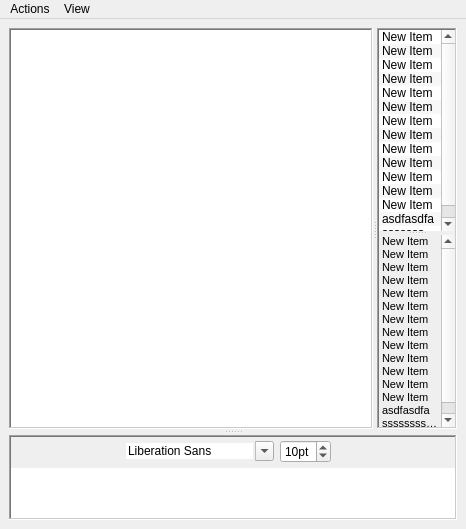
<?xml version="1.0" encoding="UTF-8"?>
<ui version="4.0">
 <class>w_chatwindow</class>
 <widget class="QMainWindow" name="w_chatwindow">
  <property name="geometry">
   <rect>
    <x>0</x>
    <y>0</y>
    <width>466</width>
    <height>529</height>
   </rect>
  </property>
  <property name="windowTitle">
   <string>MainWindow</string>
  </property>
  <widget class="QWidget" name="centralwidget">
   <layout class="QGridLayout" name="gridLayout_2">
    <item row="0" column="0">
     <widget class="QSplitter" name="splitter_2">
      <property name="frameShape">
       <enum>QFrame::NoFrame</enum>
      </property>
      <property name="frameShadow">
       <enum>QFrame::Sunken</enum>
      </property>
      <property name="lineWidth">
       <number>1</number>
      </property>
      <property name="orientation">
       <enum>Qt::Vertical</enum>
      </property>
      <property name="handleWidth">
       <number>6</number>
      </property>
      <property name="childrenCollapsible">
       <bool>false</bool>
      </property>
      <widget class="QFrame" name="w_chatframe">
       <property name="sizePolicy">
        <sizepolicy hsizetype="Preferred" vsizetype="Preferred">
         <horstretch>0</horstretch>
         <verstretch>100</verstretch>
        </sizepolicy>
       </property>
       <property name="frameShadow">
        <enum>QFrame::Raised</enum>
       </property>
       <property name="lineWidth">
        <number>0</number>
       </property>
       <layout class="QGridLayout" name="gridLayout">
        <property name="margin">
         <number>0</number>
        </property>
        <property name="spacing">
         <number>0</number>
        </property>
        <item row="0" column="0">
         <widget class="QSplitter" name="splitter_3">
          <property name="orientation">
           <enum>Qt::Horizontal</enum>
          </property>
          <widget class="QTextBrowser" name="convtext">
           <property name="enabled">
            <bool>true</bool>
           </property>
           <property name="sizePolicy">
            <sizepolicy hsizetype="Expanding" vsizetype="Expanding">
             <horstretch>100</horstretch>
             <verstretch>0</verstretch>
            </sizepolicy>
           </property>
           <property name="acceptDrops">
            <bool>false</bool>
           </property>
           <property name="frameShape">
            <enum>QFrame::WinPanel</enum>
           </property>
           <property name="frameShadow">
            <enum>QFrame::Sunken</enum>
           </property>
           <property name="lineWidth">
            <number>1</number>
           </property>
           <property name="midLineWidth">
            <number>0</number>
           </property>
           <property name="html">
            <string notr="true">&lt;!DOCTYPE HTML PUBLIC &quot;-//W3C//DTD HTML 4.0//EN&quot; &quot;http://www.w3.org/TR/REC-html40/strict.dtd&quot;&gt;
&lt;html&gt;&lt;head&gt;&lt;meta name=&quot;qrichtext&quot; content=&quot;1&quot; /&gt;&lt;style type=&quot;text/css&quot;&gt;
p, li { white-space: pre-wrap; }
&lt;/style&gt;&lt;/head&gt;&lt;body style=&quot; font-family:'Lucida Grande'; font-size:10pt; font-weight:400; font-style:normal;&quot;&gt;
&lt;p style=&quot;-qt-paragraph-type:empty; margin-top:0px; margin-bottom:0px; margin-left:0px; margin-right:0px; -qt-block-indent:0; text-indent:0px;&quot;&gt;&lt;/p&gt;&lt;/body&gt;&lt;/html&gt;</string>
           </property>
           <property name="openLinks">
            <bool>false</bool>
           </property>
          </widget>
          <widget class="QSplitter" name="userlists">
           <property name="sizePolicy">
            <sizepolicy hsizetype="Preferred" vsizetype="Expanding">
             <horstretch>1</horstretch>
             <verstretch>0</verstretch>
            </sizepolicy>
           </property>
           <property name="minimumSize">
            <size>
             <width>80</width>
             <height>0</height>
            </size>
           </property>
           <property name="maximumSize">
            <size>
             <width>16777215</width>
             <height>16777215</height>
            </size>
           </property>
           <property name="styleSheet">
            <string notr="true"/>
           </property>
           <property name="frameShape">
            <enum>QFrame::WinPanel</enum>
           </property>
           <property name="frameShadow">
            <enum>QFrame::Sunken</enum>
           </property>
           <property name="orientation">
            <enum>Qt::Vertical</enum>
           </property>
           <widget class="QListWidget" name="userlist">
            <property name="enabled">
             <bool>true</bool>
            </property>
            <property name="sizePolicy">
             <sizepolicy hsizetype="Expanding" vsizetype="Expanding">
              <horstretch>1</horstretch>
              <verstretch>100</verstretch>
             </sizepolicy>
            </property>
            <property name="font">
             <font>
              <pointsize>9</pointsize>
              <weight>50</weight>
              <italic>false</italic>
              <bold>false</bold>
              <strikeout>false</strikeout>
              <kerning>false</kerning>
             </font>
            </property>
            <property name="styleSheet">
             <string notr="true">::item {font-weight:bold; margin:0px;}

::item:selected { background-color:palette(highlight);
border: 1px solid black;
border-radius:3px;
font-weight:bold;
margin:2px;
}</string>
            </property>
            <property name="frameShape">
             <enum>QFrame::NoFrame</enum>
            </property>
            <property name="horizontalScrollBarPolicy">
             <enum>Qt::ScrollBarAlwaysOff</enum>
            </property>
            <property name="alternatingRowColors">
             <bool>true</bool>
            </property>
            <property name="spacing">
             <number>-1</number>
            </property>
            <property name="sortingEnabled">
             <bool>true</bool>
            </property>
            <item>
             <property name="text">
              <string>New Item</string>
             </property>
            </item>
            <item>
             <property name="text">
              <string>New Item</string>
             </property>
            </item>
            <item>
             <property name="text">
              <string>New Item</string>
             </property>
            </item>
            <item>
             <property name="text">
              <string>New Item</string>
             </property>
            </item>
            <item>
             <property name="text">
              <string>New Item</string>
             </property>
            </item>
            <item>
             <property name="text">
              <string>New Item</string>
             </property>
            </item>
            <item>
             <property name="text">
              <string>New Item</string>
             </property>
            </item>
            <item>
             <property name="text">
              <string>New Item</string>
             </property>
            </item>
            <item>
             <property name="text">
              <string>New Item</string>
             </property>
            </item>
            <item>
             <property name="text">
              <string>New Item</string>
             </property>
            </item>
            <item>
             <property name="text">
              <string>New Item</string>
             </property>
            </item>
            <item>
             <property name="text">
              <string>New Item</string>
             </property>
            </item>
            <item>
             <property name="text">
              <string>New Item</string>
             </property>
            </item>
            <item>
             <property name="text">
              <string>asdfasdfa</string>
             </property>
            </item>
            <item>
             <property name="text">
              <string>sssssssssssssssssssssssssssssssssssssssssssssssssssssssss</string>
             </property>
            </item>
           </widget>
           <widget class="QListWidget" name="ignorelist">
            <property name="enabled">
             <bool>true</bool>
            </property>
            <property name="sizePolicy">
             <sizepolicy hsizetype="Expanding" vsizetype="Expanding">
              <horstretch>1</horstretch>
              <verstretch>0</verstretch>
             </sizepolicy>
            </property>
            <property name="font">
             <font>
              <pointsize>8</pointsize>
              <weight>50</weight>
              <italic>false</italic>
              <bold>false</bold>
              <strikeout>false</strikeout>
              <kerning>true</kerning>
             </font>
            </property>
            <property name="styleSheet">
             <string notr="true">QAbstractItemView {background-color:palette(window);}

::item:selected {
background-color: palette(base);
border: 1px solid palette(dark);
border-radius:5px;
margin:2px;
}</string>
            </property>
            <property name="frameShape">
             <enum>QFrame::NoFrame</enum>
            </property>
            <property name="horizontalScrollBarPolicy">
             <enum>Qt::ScrollBarAlwaysOff</enum>
            </property>
            <property name="alternatingRowColors">
             <bool>false</bool>
            </property>
            <property name="spacing">
             <number>-2</number>
            </property>
            <property name="viewMode">
             <enum>QListView::ListMode</enum>
            </property>
            <property name="wordWrap">
             <bool>false</bool>
            </property>
            <property name="sortingEnabled">
             <bool>true</bool>
            </property>
            <item>
             <property name="text">
              <string>New Item</string>
             </property>
            </item>
            <item>
             <property name="text">
              <string>New Item</string>
             </property>
            </item>
            <item>
             <property name="text">
              <string>New Item</string>
             </property>
            </item>
            <item>
             <property name="text">
              <string>New Item</string>
             </property>
            </item>
            <item>
             <property name="text">
              <string>New Item</string>
             </property>
            </item>
            <item>
             <property name="text">
              <string>New Item</string>
             </property>
            </item>
            <item>
             <property name="text">
              <string>New Item</string>
             </property>
            </item>
            <item>
             <property name="text">
              <string>New Item</string>
             </property>
            </item>
            <item>
             <property name="text">
              <string>New Item</string>
             </property>
            </item>
            <item>
             <property name="text">
              <string>New Item</string>
             </property>
            </item>
            <item>
             <property name="text">
              <string>New Item</string>
             </property>
            </item>
            <item>
             <property name="text">
              <string>New Item</string>
             </property>
            </item>
            <item>
             <property name="text">
              <string>New Item</string>
             </property>
            </item>
            <item>
             <property name="text">
              <string>asdfasdfa</string>
             </property>
            </item>
            <item>
             <property name="text">
              <string>sssssssssssssssssssssssssssssssssssssssssssssssssssssssss</string>
             </property>
            </item>
           </widget>
          </widget>
         </widget>
        </item>
       </layout>
      </widget>
      <widget class="QFrame" name="w_inputframe_2">
       <property name="sizePolicy">
        <sizepolicy hsizetype="Preferred" vsizetype="Preferred">
         <horstretch>0</horstretch>
         <verstretch>1</verstretch>
        </sizepolicy>
       </property>
       <property name="frameShape">
        <enum>QFrame::WinPanel</enum>
       </property>
       <property name="frameShadow">
        <enum>QFrame::Sunken</enum>
       </property>
       <property name="lineWidth">
        <number>1</number>
       </property>
       <property name="midLineWidth">
        <number>0</number>
       </property>
       <layout class="QVBoxLayout" name="w_inputframe">
        <property name="spacing">
         <number>3</number>
        </property>
        <property name="margin">
         <number>0</number>
        </property>
        <item>
         <widget class="QFrame" name="w_formatframe">
          <property name="sizePolicy">
           <sizepolicy hsizetype="Preferred" vsizetype="Fixed">
            <horstretch>0</horstretch>
            <verstretch>0</verstretch>
           </sizepolicy>
          </property>
          <property name="frameShape">
           <enum>QFrame::NoFrame</enum>
          </property>
          <property name="frameShadow">
           <enum>QFrame::Sunken</enum>
          </property>
          <layout class="QGridLayout" name="gridLayout_3">
           <property name="leftMargin">
            <number>5</number>
           </property>
           <property name="topMargin">
            <number>1</number>
           </property>
           <property name="rightMargin">
            <number>5</number>
           </property>
           <property name="bottomMargin">
            <number>0</number>
           </property>
           <item row="0" column="8">
            <widget class="QFontComboBox" name="font">
             <property name="sizePolicy">
              <sizepolicy hsizetype="Minimum" vsizetype="Fixed">
               <horstretch>0</horstretch>
               <verstretch>0</verstretch>
              </sizepolicy>
             </property>
             <property name="minimumSize">
              <size>
               <width>0</width>
               <height>0</height>
              </size>
             </property>
             <property name="maximumSize">
              <size>
               <width>150</width>
               <height>16777215</height>
              </size>
             </property>
             <property name="font">
              <font>
               <weight>50</weight>
               <bold>false</bold>
               <kerning>true</kerning>
              </font>
             </property>
             <property name="frame">
              <bool>false</bool>
             </property>
            </widget>
           </item>
           <item row="0" column="10">
            <spacer name="horizontalSpacer">
             <property name="orientation">
              <enum>Qt::Horizontal</enum>
             </property>
             <property name="sizeType">
              <enum>QSizePolicy::Expanding</enum>
             </property>
             <property name="sizeHint" stdset="0">
              <size>
               <width>0</width>
               <height>0</height>
              </size>
             </property>
            </spacer>
           </item>
           <item row="0" column="9">
            <widget class="QSpinBox" name="fontsize">
             <property name="suffix">
              <string>pt</string>
             </property>
             <property name="minimum">
              <number>6</number>
             </property>
             <property name="maximum">
              <number>48</number>
             </property>
             <property name="value">
              <number>10</number>
             </property>
            </widget>
           </item>
           <item row="0" column="5">
            <widget class="QFrame" name="format_button_frame">
             <property name="styleSheet">
              <string notr="true">:open { background-color:palette(dark); 
border-top: 2px inset rgba(0,0,0,130);
border-left: 2px inset rgba(0,0,0,130);
border-radius:3px;

margin-right:2px;
margin-top:2px;
margin-bottom:2px
}</string>
             </property>
             <property name="frameShape">
              <enum>QFrame::NoFrame</enum>
             </property>
             <property name="frameShadow">
              <enum>QFrame::Plain</enum>
             </property>
             <property name="lineWidth">
              <number>1</number>
             </property>
             <property name="midLineWidth">
              <number>0</number>
             </property>
             <layout class="QHBoxLayout" name="horizontalLayout">
              <property name="spacing">
               <number>0</number>
              </property>
              <property name="margin">
               <number>0</number>
              </property>
              <item>
               <widget class="QPushButton" name="bold">
                <property name="enabled">
                 <bool>true</bool>
                </property>
                <property name="sizePolicy">
                 <sizepolicy hsizetype="Fixed" vsizetype="Fixed">
                  <horstretch>0</horstretch>
                  <verstretch>0</verstretch>
                 </sizepolicy>
                </property>
                <property name="maximumSize">
                 <size>
                  <width>24</width>
                  <height>27</height>
                 </size>
                </property>
                <property name="focusPolicy">
                 <enum>Qt::NoFocus</enum>
                </property>
                <property name="icon">
                 <iconset resource="resources.qrc">
                  <normaloff>:/icons/icons/format-text-bold.png</normaloff>:/icons/icons/format-text-bold.png</iconset>
                </property>
                <property name="shortcut">
                 <string>Ctrl+B</string>
                </property>
                <property name="checkable">
                 <bool>true</bool>
                </property>
                <property name="checked">
                 <bool>false</bool>
                </property>
                <property name="flat">
                 <bool>true</bool>
                </property>
               </widget>
              </item>
              <item>
               <widget class="QPushButton" name="italic">
                <property name="enabled">
                 <bool>true</bool>
                </property>
                <property name="maximumSize">
                 <size>
                  <width>24</width>
                  <height>27</height>
                 </size>
                </property>
                <property name="focusPolicy">
                 <enum>Qt::NoFocus</enum>
                </property>
                <property name="text">
                 <string/>
                </property>
                <property name="icon">
                 <iconset resource="resources.qrc">
                  <normaloff>:/icons/icons/format-text-italic.png</normaloff>:/icons/icons/format-text-italic.png</iconset>
                </property>
                <property name="iconSize">
                 <size>
                  <width>24</width>
                  <height>24</height>
                 </size>
                </property>
                <property name="shortcut">
                 <string>Ctrl+I</string>
                </property>
                <property name="checkable">
                 <bool>true</bool>
                </property>
                <property name="checked">
                 <bool>false</bool>
                </property>
                <property name="flat">
                 <bool>true</bool>
                </property>
               </widget>
              </item>
              <item>
               <widget class="QPushButton" name="underline">
                <property name="enabled">
                 <bool>true</bool>
                </property>
                <property name="sizePolicy">
                 <sizepolicy hsizetype="Fixed" vsizetype="Fixed">
                  <horstretch>0</horstretch>
                  <verstretch>0</verstretch>
                 </sizepolicy>
                </property>
                <property name="maximumSize">
                 <size>
                  <width>24</width>
                  <height>27</height>
                 </size>
                </property>
                <property name="focusPolicy">
                 <enum>Qt::NoFocus</enum>
                </property>
                <property name="styleSheet">
                 <string notr="true"/>
                </property>
                <property name="text">
                 <string/>
                </property>
                <property name="icon">
                 <iconset resource="resources.qrc">
                  <normaloff>:/icons/icons/format-text-underline.png</normaloff>:/icons/icons/format-text-underline.png</iconset>
                </property>
                <property name="iconSize">
                 <size>
                  <width>24</width>
                  <height>24</height>
                 </size>
                </property>
                <property name="shortcut">
                 <string>Ctrl+U</string>
                </property>
                <property name="checkable">
                 <bool>true</bool>
                </property>
                <property name="checked">
                 <bool>false</bool>
                </property>
                <property name="flat">
                 <bool>true</bool>
                </property>
               </widget>
              </item>
             </layout>
            </widget>
           </item>
           <item row="0" column="7">
            <widget class="QToolButton" name="fg_color">
             <property name="minimumSize">
              <size>
               <width>16</width>
               <height>24</height>
              </size>
             </property>
             <property name="maximumSize">
              <size>
               <width>24</width>
               <height>27</height>
              </size>
             </property>
             <property name="styleSheet">
              <string notr="true"/>
             </property>
             <property name="text">
              <string/>
             </property>
             <property name="iconSize">
              <size>
               <width>24</width>
               <height>24</height>
              </size>
             </property>
             <property name="autoRaise">
              <bool>true</bool>
             </property>
            </widget>
           </item>
          </layout>
         </widget>
        </item>
        <item>
         <widget class="QTextEdit" name="input">
          <property name="sizePolicy">
           <sizepolicy hsizetype="Preferred" vsizetype="Ignored">
            <horstretch>0</horstretch>
            <verstretch>1</verstretch>
           </sizepolicy>
          </property>
          <property name="minimumSize">
           <size>
            <width>0</width>
            <height>50</height>
           </size>
          </property>
          <property name="maximumSize">
           <size>
            <width>16777215</width>
            <height>1000</height>
           </size>
          </property>
          <property name="sizeIncrement">
           <size>
            <width>1</width>
            <height>1</height>
           </size>
          </property>
          <property name="frameShape">
           <enum>QFrame::NoFrame</enum>
          </property>
          <property name="lineWidth">
           <number>10</number>
          </property>
          <property name="midLineWidth">
           <number>10</number>
          </property>
          <property name="html">
           <string>&lt;!DOCTYPE HTML PUBLIC &quot;-//W3C//DTD HTML 4.0//EN&quot; &quot;http://www.w3.org/TR/REC-html40/strict.dtd&quot;&gt;
&lt;html&gt;&lt;head&gt;&lt;meta name=&quot;qrichtext&quot; content=&quot;1&quot; /&gt;&lt;style type=&quot;text/css&quot;&gt;
p, li { white-space: pre-wrap; }
&lt;/style&gt;&lt;/head&gt;&lt;body style=&quot; font-family:'Lucida Grande'; font-size:10pt; font-weight:400; font-style:normal;&quot;&gt;
&lt;p style=&quot;-qt-paragraph-type:empty; margin-top:0px; margin-bottom:0px; margin-left:0px; margin-right:0px; -qt-block-indent:0; text-indent:0px;&quot;&gt;&lt;/p&gt;&lt;/body&gt;&lt;/html&gt;</string>
          </property>
          <property name="acceptRichText">
           <bool>true</bool>
          </property>
          <property name="textInteractionFlags">
           <set>Qt::LinksAccessibleByKeyboard|Qt::LinksAccessibleByMouse|Qt::TextBrowserInteraction|Qt::TextEditable|Qt::TextEditorInteraction|Qt::TextSelectableByKeyboard|Qt::TextSelectableByMouse</set>
          </property>
         </widget>
        </item>
       </layout>
      </widget>
     </widget>
    </item>
   </layout>
  </widget>
  <widget class="QMenuBar" name="menubar">
   <property name="geometry">
    <rect>
     <x>0</x>
     <y>0</y>
     <width>466</width>
     <height>29</height>
    </rect>
   </property>
   <widget class="QMenu" name="menuView">
    <property name="title">
     <string>View</string>
    </property>
    <addaction name="actionShow_Formatting_Toolbox"/>
    <addaction name="actionTimestamps"/>
   </widget>
   <widget class="QMenu" name="menuActions">
    <property name="title">
     <string>Actions</string>
    </property>
    <addaction name="actionShow_Backlog"/>
    <addaction name="actionClose"/>
   </widget>
   <addaction name="menuActions"/>
   <addaction name="menuView"/>
  </widget>
  <action name="actionShow_Formatting_Toolbox">
   <property name="checkable">
    <bool>true</bool>
   </property>
   <property name="checked">
    <bool>true</bool>
   </property>
   <property name="icon">
    <iconset resource="resources.qrc">
     <normaloff>:/icons/icons/format-text-subscript.png</normaloff>:/icons/icons/format-text-subscript.png</iconset>
   </property>
   <property name="text">
    <string>Formatting Toolbox</string>
   </property>
   <property name="shortcut">
    <string>Ctrl+Shift+F</string>
   </property>
  </action>
  <action name="actionShow_User_List">
   <property name="checkable">
    <bool>true</bool>
   </property>
   <property name="checked">
    <bool>true</bool>
   </property>
   <property name="icon">
    <iconset resource="resources.qrc">
     <normaloff>:/icons/icons/format-list-unordered.png</normaloff>:/icons/icons/format-list-unordered.png</iconset>
   </property>
   <property name="text">
    <string>User List</string>
   </property>
  </action>
  <action name="actionShow_Backlog">
   <property name="icon">
    <iconset resource="resources.qrc">
     <normaloff>:/icons/icons/text-x-log.png</normaloff>:/icons/icons/text-x-log.png</iconset>
   </property>
   <property name="text">
    <string>Show Backlog</string>
   </property>
  </action>
  <action name="actionClose">
   <property name="icon">
    <iconset resource="resources.qrc">
     <normaloff>:/icons/icons/application-exit.png</normaloff>:/icons/icons/application-exit.png</iconset>
   </property>
   <property name="text">
    <string>Close</string>
   </property>
   <property name="shortcut">
    <string>Ctrl+W</string>
   </property>
  </action>
  <action name="actionLeave">
   <property name="icon">
    <iconset resource="resources.qrc">
     <normaloff>:/icons/icons/log-out.png</normaloff>:/icons/icons/log-out.png</iconset>
   </property>
   <property name="text">
    <string>Leave</string>
   </property>
  </action>
  <action name="actionTimestamps">
   <property name="checkable">
    <bool>true</bool>
   </property>
   <property name="icon">
    <iconset resource="resources.qrc">
     <normaloff>:/icons/icons/clock.png</normaloff>:/icons/icons/clock.png</iconset>
   </property>
   <property name="text">
    <string>Timestamps</string>
   </property>
  </action>
  <action name="actionShow_Ignore_List">
   <property name="checkable">
    <bool>true</bool>
   </property>
   <property name="icon">
    <iconset resource="resources.qrc">
     <normaloff>:/icons/res/16x16/actions/dialog-cancel.png</normaloff>:/icons/res/16x16/actions/dialog-cancel.png</iconset>
   </property>
   <property name="text">
    <string>Ignore List</string>
   </property>
  </action>
  <action name="actionShow_Join_Leave">
   <property name="checkable">
    <bool>true</bool>
   </property>
   <property name="icon">
    <iconset resource="resources.qrc">
     <normaloff>:/icons/icons/info.png</normaloff>:/icons/icons/info.png</iconset>
   </property>
   <property name="text">
    <string>Show Join/Leave</string>
   </property>
  </action>
 </widget>
 <resources>
  <include location="resources.qrc"/>
 </resources>
 <connections>
  <connection>
   <sender>font</sender>
   <signal>currentFontChanged(QFont)</signal>
   <receiver>input</receiver>
   <slot>setCurrentFont(QFont)</slot>
   <hints>
    <hint type="sourcelabel">
     <x>288</x>
     <y>661</y>
    </hint>
    <hint type="destinationlabel">
     <x>329</x>
     <y>779</y>
    </hint>
   </hints>
  </connection>
  <connection>
   <sender>actionShow_Formatting_Toolbox</sender>
   <signal>toggled(bool)</signal>
   <receiver>w_formatframe</receiver>
   <slot>setVisible(bool)</slot>
   <hints>
    <hint type="sourcelabel">
     <x>-1</x>
     <y>-1</y>
    </hint>
    <hint type="destinationlabel">
     <x>365</x>
     <y>661</y>
    </hint>
   </hints>
  </connection>
  <connection>
   <sender>actionShow_User_List</sender>
   <signal>toggled(bool)</signal>
   <receiver>userlists</receiver>
   <slot>setVisible(bool)</slot>
   <hints>
    <hint type="sourcelabel">
     <x>-1</x>
     <y>-1</y>
    </hint>
    <hint type="destinationlabel">
     <x>507</x>
     <y>312</y>
    </hint>
   </hints>
  </connection>
  <connection>
   <sender>actionClose</sender>
   <signal>activated()</signal>
   <receiver>w_chatwindow</receiver>
   <slot>close()</slot>
   <hints>
    <hint type="sourcelabel">
     <x>-1</x>
     <y>-1</y>
    </hint>
    <hint type="destinationlabel">
     <x>283</x>
     <y>360</y>
    </hint>
   </hints>
  </connection>
  <connection>
   <sender>userlist</sender>
   <signal>itemDoubleClicked(QListWidgetItem*)</signal>
   <receiver>input</receiver>
   <slot>selectAll()</slot>
   <hints>
    <hint type="sourcelabel">
     <x>50</x>
     <y>312</y>
    </hint>
    <hint type="destinationlabel">
     <x>283</x>
     <y>668</y>
    </hint>
   </hints>
  </connection>
  <connection>
   <sender>actionShow_Ignore_List</sender>
   <signal>toggled(bool)</signal>
   <receiver>ignorelist</receiver>
   <slot>setVisible(bool)</slot>
   <hints>
    <hint type="sourcelabel">
     <x>-1</x>
     <y>-1</y>
    </hint>
    <hint type="destinationlabel">
     <x>507</x>
     <y>481</y>
    </hint>
   </hints>
  </connection>
  <connection>
   <sender>italic</sender>
   <signal>toggled(bool)</signal>
   <receiver>input</receiver>
   <slot>setFontItalic(bool)</slot>
   <hints>
    <hint type="sourcelabel">
     <x>51</x>
     <y>611</y>
    </hint>
    <hint type="destinationlabel">
     <x>283</x>
     <y>668</y>
    </hint>
   </hints>
  </connection>
  <connection>
   <sender>underline</sender>
   <signal>toggled(bool)</signal>
   <receiver>input</receiver>
   <slot>setFontUnderline(bool)</slot>
   <hints>
    <hint type="sourcelabel">
     <x>75</x>
     <y>611</y>
    </hint>
    <hint type="destinationlabel">
     <x>283</x>
     <y>668</y>
    </hint>
   </hints>
  </connection>
 </connections>
</ui>
